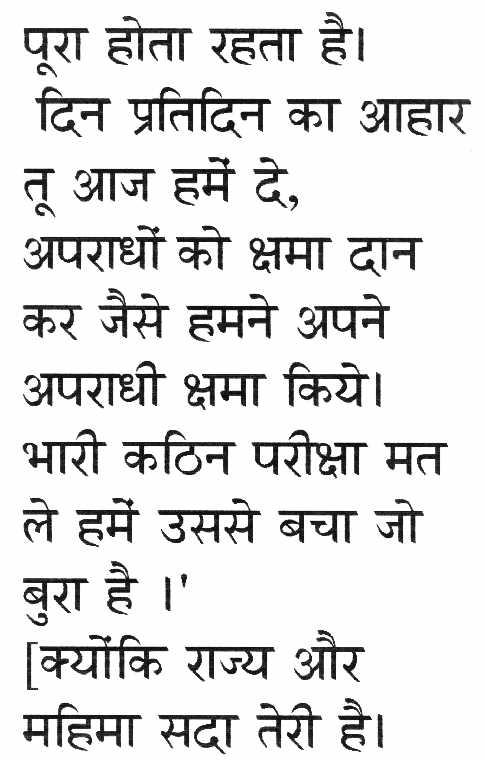
//> input picture hindi-a2.jpg, 485 x 760 px
$ ./otsu_bin ../hindi-a2.jpg out.png   (built with g++ and OpenCV 4)
//> lines starting //> are read from the running program, lines starting //| are printed output that depends on the picture; after the words box and inside, x2 and y2 are one past the last pixel; in counts of white or black regions, pixels touching at a corner belong together
#include <iostream>
#include <opencv2/imgproc/imgproc.hpp>
#include <opencv2/highgui/highgui.hpp>

using namespace cv;

int main ( int argc, char **argv )
{
   Mat im_gray = imread(argv[1],0);
//> im_gray is the input picture: 760 rows x 485 cols, CV_8UC1; min 0, max 255, mean 224.1
   Mat blur, binary;

   GaussianBlur(im_gray, blur, Size(5,5), 0, 0);
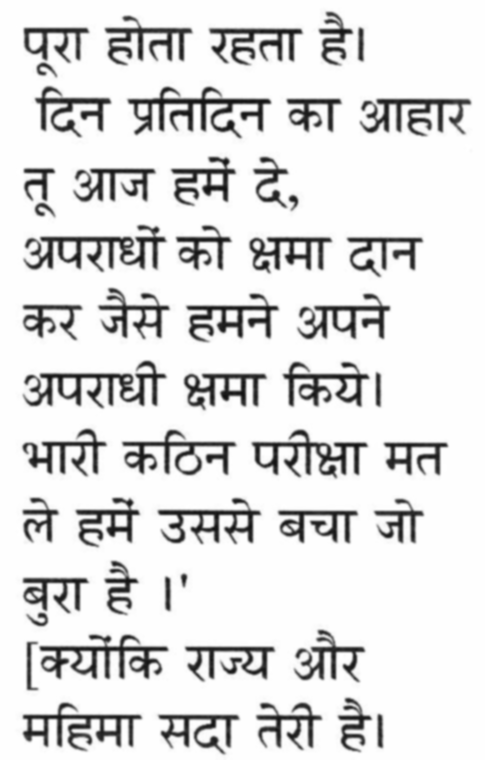
//> blur: 760 rows x 485 cols, CV_8UC1; min 16, max 255, mean 224.1
   threshold(blur, binary, 0,255, CV_THRESH_BINARY | CV_THRESH_OTSU);
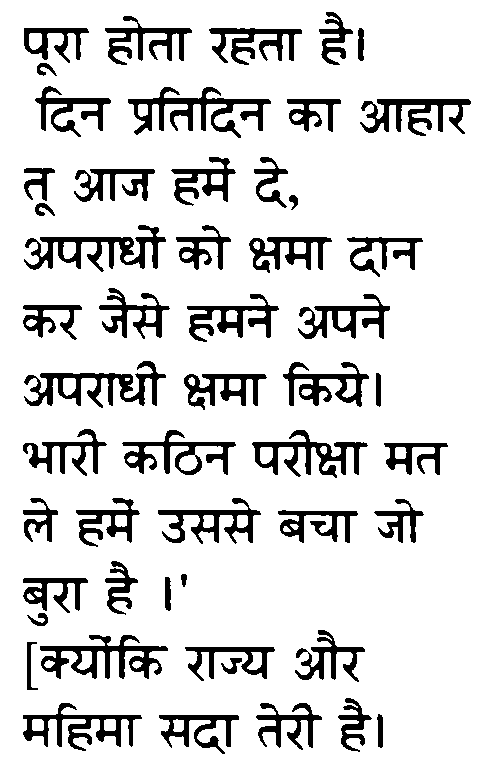
//> binary: 760 rows x 485 cols, CV_8UC1; 85.6% white; 52 black regions, largest, box (x1, y1, x2, y2) and area: (128, 87, 271, 138) 2430, (24, 225, 166, 272) 2264, (24, 361, 166, 408) 2262
   namedWindow("output");
   //imshow("output", binary);
   imwrite(argv[2], binary);
   //waitKey(0);
   return 0;
}
